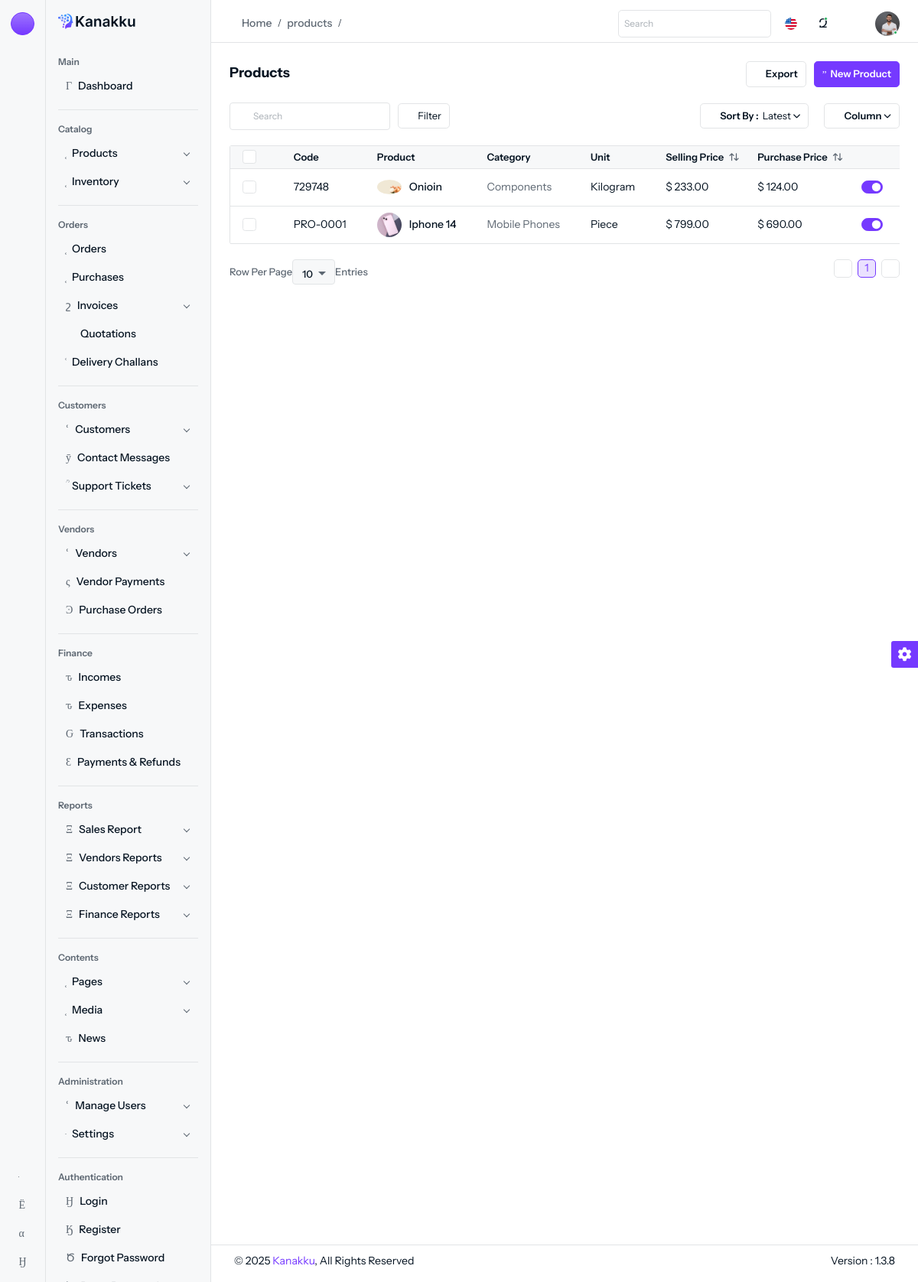
The page /products (signed in) on the database its author committed.
### tables this page shows
CREATE TABLE `products` (
  `id` int NOT NULL,
  `name` varchar(255) DEFAULT NULL,
  `category_id` int DEFAULT NULL,
  `brand_id` int DEFAULT NULL,
  `unit_id` int DEFAULT NULL,
  `sku` varchar(100) DEFAULT NULL,
  `selling_price` decimal(10,2) DEFAULT NULL,
  `purchase_price` decimal(10,2) DEFAULT NULL,
  `description` text,
  `created_at` datetime DEFAULT CURRENT_TIMESTAMP,
  `updated_at` datetime DEFAULT CURRENT_TIMESTAMP,
  `barcode` varchar(50) DEFAULT NULL,
  `alert_quantity` int DEFAULT NULL,
  `discount` decimal(10,2) DEFAULT NULL,
  `tax_id` int DEFAULT NULL
);

CREATE TABLE `categories` (
  `id` int NOT NULL,
  `name` varchar(255) DEFAULT NULL,
  `description` text,
  `image_path` varchar(255) DEFAULT NULL,
  `created_at` datetime DEFAULT CURRENT_TIMESTAMP,
  `updated_at` datetime DEFAULT CURRENT_TIMESTAMP,
  `status` tinyint(1) DEFAULT NULL
);

CREATE TABLE `units` (
  `id` int NOT NULL,
  `name` varchar(255) DEFAULT NULL,
  `created_at` datetime DEFAULT CURRENT_TIMESTAMP,
  `updated_at` datetime DEFAULT CURRENT_TIMESTAMP,
  `short_name` varchar(20) DEFAULT NULL,
  `status` tinyint(1) DEFAULT NULL
);

### controllers/Products/ProductsController.php (called while the page is built, shortened)
<?php
class ProductsController
{
    public function index()
    {
        $data = Product::getAllProducts();
        view("products", $data);
    }
}

### configs/app_config.php (called while the page is built, shortened)
<?php
$base_url = "http://localhost/elctro_Ecom_project/admin";

### models/products/products.model.php (called while the page is built, shortened)
<?php
class Product
{
    public static function getAllProducts()
    {
        global $db;
        $sql = $db->prepare("SELECT
  p.id,
  p.sku AS code,
  (
    SELECT pi.image_path
    FROM product_images AS pi
    WHERE pi.product_id = p.id AND pi.is_main = 1
    LIMIT 1
  ) AS image_path,
  p.name,
  c.name AS category,
  u.name AS unit,
  p.selling_price,
  p.purchase_price
FROM products AS p
LEFT JOIN categories AS c ON p.category_id = c.id
LEFT JOIN units AS u ON p.unit_id = u.id
ORDER BY p.id DESC;
");
        $sql->execute();
        $result = $sql->get_result();
        $data = $result->fetch_all(MYSQLI_ASSOC);
        return $data;
    }
}

### views/pages/products/products/index.php (the view, shortened to what this page needs)
<div class='content content-two'>
    <div class='d-flex d-block align-items-center justify-content-between flex-wrap gap-3 mb-3'>
        <div>
            <h6>Products</h6>
        </div>
        <div class='d-flex my-xl-auto right-content align-items-center flex-wrap gap-2'>
            <div class='dropdown'>
                <a href='javascript:void(0);' class='btn btn-outline-white d-inline-flex align-items-center' data-bs-toggle='dropdown'>
                    <i class='isax isax-export-1 me-1'></i>Export
                </a>
            </div>
            <div>
                <a href='<?= $base_url ?>/products/add' class='btn btn-primary d-flex align-items-center'><i class='isax isax-add-circle5 me-1'></i>New Product</a>
            </div>
        </div>
    </div>
    <div class='mb-3'>
        <div class='d-flex align-items-center justify-content-between flex-wrap gap-3'>
            <div class='d-flex align-items-center flex-wrap gap-2'>
                <div class='table-search d-flex align-items-center mb-0'>
                    <div class='search-input'>
                        <a href='javascript:void(0);' class='btn-searchset'><i class='isax isax-search-normal fs-12'></i></a>
                    </div>
                </div>
                <a class='btn btn-outline-white fw-normal d-inline-flex align-items-center' href='javascript:void(0);' data-bs-toggle='offcanvas' data-bs-target='#customcanvas'>
                    <i class='isax isax-filter me-1'></i>Filter
                </a>
            </div>
            <div class='d-flex align-items-center flex-wrap gap-2'>
                <div class='dropdown me-2'>
                    <a href='javascript:void(0);' class='dropdown-toggle btn btn-outline-white d-inline-flex align-items-center' data-bs-toggle='dropdown'>
                        <i class='isax isax-sort me-1'></i>Sort By : <span class='fw-normal ms-1'>Latest</span>
                    </a>
                </div>
                <div class='dropdown'>
                    <a href='javascript:void(0);' class='dropdown-toggle btn btn-outline-white d-inline-flex align-items-center' data-bs-toggle='dropdown' data-bs-auto-close='outside'>
                        <i class='isax isax-grid-3 me-1'></i>Column
                    </a>
                </div>
            </div>
        </div>
    </div>
    <div class='table-responsive'>
        <table class='table table-nowrap datatable'>
            <thead>
                <tr>
                    <th class='no-sort'>
                        <div class='form-check form-check-md'>
                            <input class='form-check-input' type='checkbox' id='select-all'>
                        </div>
                    </th>
                    <th class='no-sort'>Code</th>
                    <th class='no-sort'>Product</th>
                    <th class='no-sort'>Category</th>
                    <th class='no-sort'>Unit</th>
                    <th>Selling Price</th>
                    <th>Purchase Price</th>
                    <th class='no-sort'></th>
                </tr>
            </thead>
            <tbody>
                <?php
                foreach ($data as $row) {
                    echo "
    <tr>
        <td>
            <div class='form-check form-check-md'>
                <input class='form-check-input' type='checkbox'>
            </div>
        </td>
        <td><a href='javascript:void(0);' class='link-default'>{$row['code']}</a></td>
        <td>
            <div class='d-flex align-items-center'>
                <a href='javascript:void(0);' class='avatar avatar-sm rounded-circle me-2 flex-shrink-0'>
                    <img src='{$base_url}/assets/img/products/{$row['image_path']}' class='rounded-circle' alt='img'>
                </a>
                <div>
                    <h6 class='fs-14 fw-medium mb-0'><a href='javascript:void(0);'>{$row['name']}</a></h6>
                </div>
            </div>
        </td>
        <td>{$row['category']}</td>
        <td class='text-dark'>{$row['unit']}</td>
        <td class='text-dark'>$ {$row['selling_price']}</td>
        <td class='text-dark'>$ {$row['purchase_price']}</td>
        <td>
            <div class='form-check form-switch'>
                <input class='form-check-input' type='checkbox' role='switch' checked>
            </div>
        </td>
        <td class='action-item'>
            <a href='javascript:void(0);' data-bs-toggle='dropdown'>
                <i class='isax isax-more'></i>
            </a>
            <ul class='dropdown-menu'>
                <li>
                    <a href='$base_url/products/edit/{$row['id']}' class='dropdown-item d-flex align-items-center'>
                        <i class='isax isax-edit me-2'></i>Edit
                    </a>
                </li>
                <li>
                    <a href='#'
   class='dropdown-item d-flex align-items-center deleteProductBtn'
   data-id= '{$row['id']}'
   data-bs-toggle='modal'
   data-bs-target='#delete_Product_modal'>
   <i class='isax isax-trash me-2'></i> Delete
</a>
                </li>
            </ul>
        </td>
    </tr>";
                }
                ?>
            </tbody>
        </table>
    </div>
</div>

### rows shown on the page
products: sku "729748", shows a picture, name "Onioin", category.name "Components", unit.name "Kilogram", selling_price "233.00", purchase_price "124.00"
products: sku "PRO-0001", shows a picture, name "Iphone 14", category.name "Mobile Phones", unit.name "Piece", selling_price "799.00", purchase_price "690.00"

### other values the page prints
$_GET["class"] "products"
